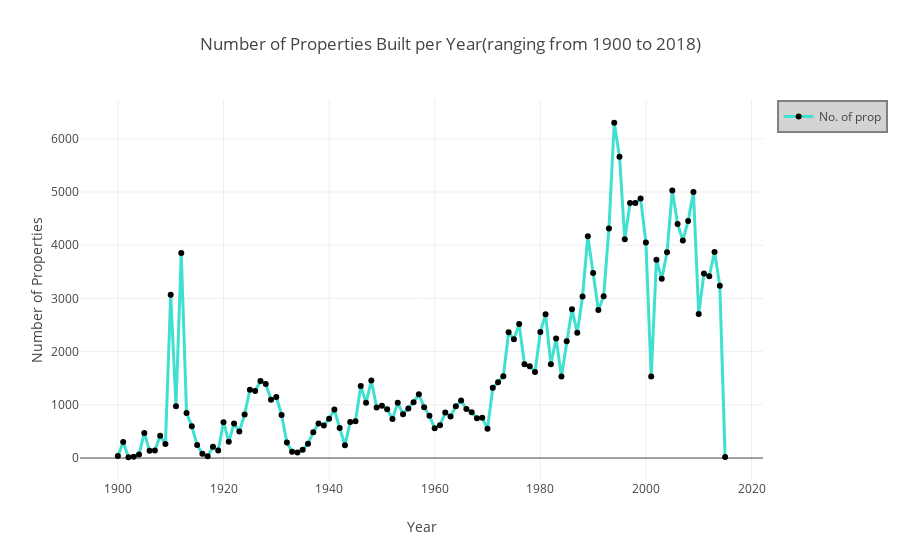

This figure's notebook cell:
### Markdown cell above
We now start investigating the values in the `YEAR_BUILT` column.  Suppose we want to know: "How many properties were built in each year (from 1900 to 2018)?" Please plot a line chart to answer the question.

### Code cell
# --- Write your code below ---
import plotly.graph_objs as go
import numpy as np
from plotly.offline import download_plotlyjs, init_notebook_mode, plot, iplot

df2 = df[(df['YEAR_BUILT']>=1900) & (df['YEAR_BUILT']<=2018)].YEAR_BUILT.unique()
df1 = df[(df['YEAR_BUILT']>=1900) & (df['YEAR_BUILT']<=2018)].groupby(['YEAR_BUILT']).size()

df2 = np.sort(df2)
# print(len(df2))
# print(len(df1))

# Plotly in offline mode
init_notebook_mode(connected=True)

# Create the plot
trace0 = go.Scatter(
        x = df2,
        y = df1.values,
        text = 'Properties',
        name = 'No. of prop',
        mode = 'lines+markers',
        marker=dict(
            color='black',
        ),
        line = dict(
            color = ('turquoise'),
            width = 3)
    )

# Layout for the plot
layout = dict(title = 'Number of Properties Built per Year(ranging from 1900 to 2018)',
              xaxis = dict(title = 'Year'),
              yaxis = dict(title = 'Number of Properties'),
              showlegend=True,
              legend=dict(bgcolor='lightgray',
                        bordercolor='gray',
                        borderwidth=2
                    )
            )

# Add data to the plot
data = [trace0]

# Combine data and layout together into a single figure
fig = dict(data=data, layout=layout)

# IPython notebook- Plot
iplot(fig, filename='line-plot')

### Figure 1 — Plotly figure (JSON) as saved in the notebook; plotly's stock layout.template omitted (floating-point values rounded to 4 significant figures)
{"data": [{"line": {"color": "turquoise", "width": 3}, "marker": {"color": "black"}, "mode": "lines+markers", "name": "No. of prop", "text": "Properties", "type": "scatter", "uid": "27cb32cf-d7de-4b24-8682-c4cb999f423f", "x": [1900, 1901, 1902, 1903, 1904, 1905, 1906, 1907, 1908, 1909, 1910, 1911, 1912, 1913, 1914, 1915, 1916, 1917, 1918, 1919, 1920, 1921, 1922, 1923, 1924, 1925, 1926, 1927, 1928, 1929, 1930, 1931, 1932, 1933, 1934, 1935, 1936, 1937, 1938, 1939, 1940, 1941, 1942, 1943, 1944, 1945, 1946, 1947, 1948, 1949, 1950, 1951, 1952, 1953, 1954, 1955, 1956, 1957, 1958, 1959, 1960, 1961, 1962, 1963, 1964, 1965, 1966, 1967, 1968, 1969, 1970, 1971, 1972, 1973, 1974, 1975, 1976, 1977, 1978, 1979, 1980, 1981, 1982, 1983, 1984, 1985, 1986, 1987, 1988, 1989, 1990, 1991, 1992, 1993, 1994, 1995, 1996, 1997, 1998, 1999, 2000, 2001, 2002, 2003, 2004, 2005, 2006, 2007, 2008, 2009, 2010, 2011, 2012, 2013, 2014, 2015], "y": [40, 303, 15, 23, 68, 472, 135, 142, 421, 263, 3070, 973, 3854, 848, 600, 247, 80, 33, 211, 141, 675, 307, 647, 501, 820, 1286, 1262, 1448, 1394, 1095, 1149, 811, 291, 117, 106, 158, 270, 486, 651, 613, 740, 913, 565, 242, 676, 693, 1355, 1039, 1457, 948, 981, 917, 736, 1038, 824, 931, 1049, 1201, 955, 794, 560, 616, 854, 782, 973, 1080, 922, 862, 749, 758, 549, 1319, 1425, 1538, 2363, 2232, 2518, 1761, 1726, 1615, 2369, 2702, 1764, 2247, 1533, 2194, 2797, 2354, 3037, 4171, 3477, 2784, 3041, 4315, 6302, 5665, 4112, 4795, 4794, 4877, 4053, 1533, 3727, 3368, 3867, 5027, 4401, 4089, 4457, 5002, 2708, 3469, 3415, 3875, 3237, 18]}], "layout": {"legend": {"bgcolor": "lightgray", "bordercolor": "gray", "borderwidth": 2}, "showlegend": true, "title": {"text": "Number of Properties Built per Year(ranging from 1900 to 2018)"}, "xaxis": {"title": {"text": "Year"}}, "yaxis": {"title": {"text": "Number of Properties"}}}}
